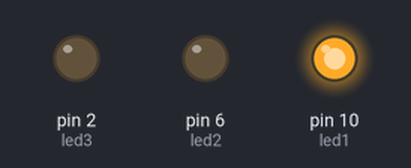
Simulated run of this sketch. Board: Arduino Uno, built with avr-gcc and run on an emulated ATmega328P. Parts: output pins drawn as LEDs (lit = HIGH).

Above: at 1.5 s.
At 3.5 s:
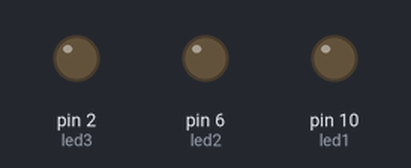
At 5.5 s:
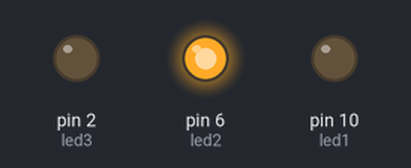
At 9.5 s:
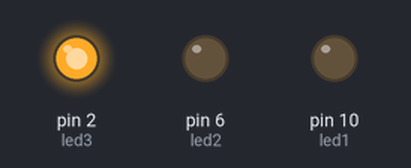
Timing chart, 0 to 15.6 s (numbered marks = the images above):
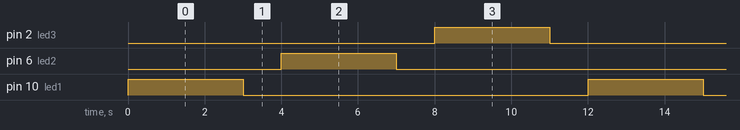

The sketch:

traffic_light1.ino
```cpp
// C++ code
//
int led1=10;
int led2=6;
int led3=2;
void setup()
{
  pinMode(led1,OUTPUT);
  pinMode(led2,OUTPUT);
  pinMode(led3, OUTPUT);
}

void loop()
{
  digitalWrite(led1, HIGH);
  delay(3000);
  digitalWrite(led1, LOW);
  delay(1000);
  digitalWrite(led2, HIGH);
  delay(3000);
  digitalWrite(led2, LOW);
  delay(1000);
  digitalWrite(led3, HIGH);
  delay(3000);
  digitalWrite(led3, LOW);
  delay(1000);
}
```

Measured:
- by itself, pin 2 (led3), pin 6 (led2), pin 10 (led1): alternates HIGH for 3.0 s and LOW for 9.0 s
- by itself, everything shown: repeats every 12.0 s, in 6 steps
